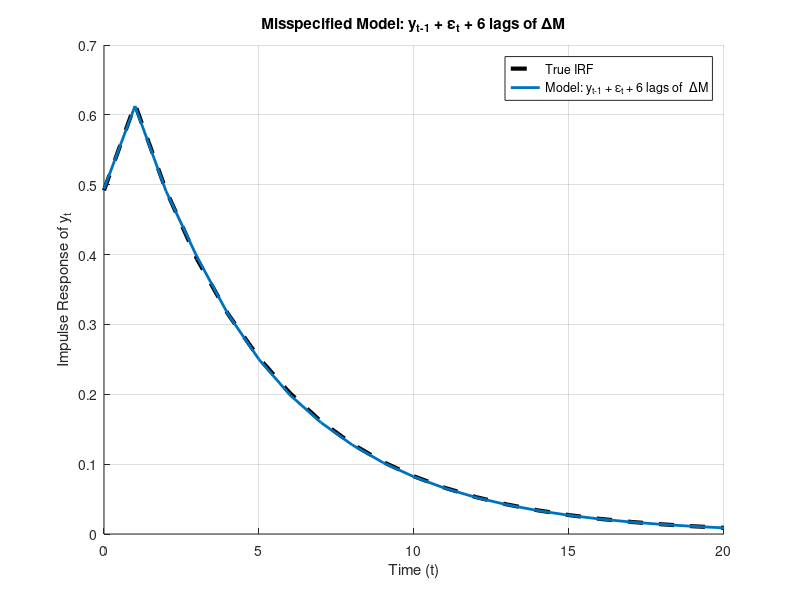

The MATLAB script that drew this image:
clear all

% Parameters from previous solutions
a = 0; %0.701502; % 1.43991; 
b = 0.615; %0.262662; % -1.70648; 
c = 0.492; %0.885;
d = 0.115;  % Not used here since eta_t = 0
rho = 0.8;
T = 600; % I will burn the first 100
N_sim = 500;

rng(456,'twister');
%rng(123456,'twister');

% Standard deviations (set so that Var(ΔM) = Var(η))
sigma_eta = 0.007;
sigma_eps = 0.00066;

% Storage for impulse responses with ε_t and 6 lags of ΔM
horizon = 21;
IRF_dM6 = zeros(horizon, N_sim);

for s = 1:N_sim
    % Generate shocks
    eta = sigma_eta * randn(T+6, 1);  % +6 for lag space
    % eta = zeros(T+6,1);
    eps = sigma_eps * randn(T+6, 1);

    % Simulate ΔM, y
    deltaM = zeros(T+6,1);
    y = zeros(T+6,1);
    for t = 2:T+6
        deltaM(t) = rho * deltaM(t-1) + eps(t);
        y(t) = a * y(t-1) + b * deltaM(t-1) + c * eps(t) + d * eta(t);
    end

    % Build regression dataset
    Y = y(107:end);
    Y_lag = y(106:end-1);
    E = eps(107:end);  % contemporaneous ε_t

    % ΔM_{t-1} to ΔM_{t-6}
    deltaM_lags = zeros(T-100, 6);
    for j = 1:6
        deltaM_lags(:, j) = deltaM(107-j:end-j);  % deltaM(t-j)
    end


    % Stack regressor matrix
    X = [ones(T-100,1), Y_lag, deltaM_lags, E];
    b_est = pinv(X)*Y;

    % Compute impulse response
    y_irf = zeros(horizon, 1);
    eps_irf = zeros(horizon, 1); eps_irf(1) = 1;%0.00066;
    deltaM_irf = zeros(horizon,1); deltaM_irf(1) = eps_irf(1); % initial shock just contemporary
    y_irf(1) = b_est(1) + b_est(end)*eps_irf(1); % initial response: alpha + gamma*shock

    for t = 2:horizon % get deltaM series given an initial contempraneous shock of 1 sd
        deltaM_irf(t) = rho * deltaM_irf(t-1) + eps_irf(t);
    end

    for t = 2:horizon
        y_irf(t) = b_est(1) + b_est(2) * y_irf(t-1) + b_est(end) * eps_irf(t);  % lag of y and contemp monetary shock
        for j = 1:min(6, t-1)
            y_irf(t) = y_irf(t) + b_est(2+j) * deltaM_irf(t-j);
        end
    end
    IRF_dM6(:, s) = y_irf;
end

% Median IRF
median_dM6 = median(IRF_dM6, 2);

% --- Compute true impulse response ---
true_irf = zeros(horizon,1);
deltaM = zeros(horizon,1);
eps_irf = zeros(horizon,1); eps_irf(1) = 1;%0.00066;

for t = 1:horizon
    if t == 1
        deltaM(t) = eps_irf(t);
        true_irf(t) = c * eps_irf(t);
    else
        deltaM(t) = rho * deltaM(t-1) + eps_irf(t);
        true_irf(t) = a * true_irf(t-1) + b * deltaM(t-1) + c * eps_irf(t);
    end
end

% Plot comparison
figure; hold on;
plot(0:horizon-1, true_irf, 'k--', 'LineWidth', 3);
plot(0:horizon-1, median_dM6, '-', 'LineWidth', 2);
legend('True IRF', 'Model: y_{t-1} + ε_t + 6 lags of  ΔM', 'Location', 'NorthEast');
xlabel('Time (t)');
ylabel('Impulse Response of y_t');
title('Misspecified Model: y_{t-1} + ε_t + 6 lags of ΔM');
grid on;

% Save figure
saveas(gcf, 'out/4_IRF_monetary_y.png');
